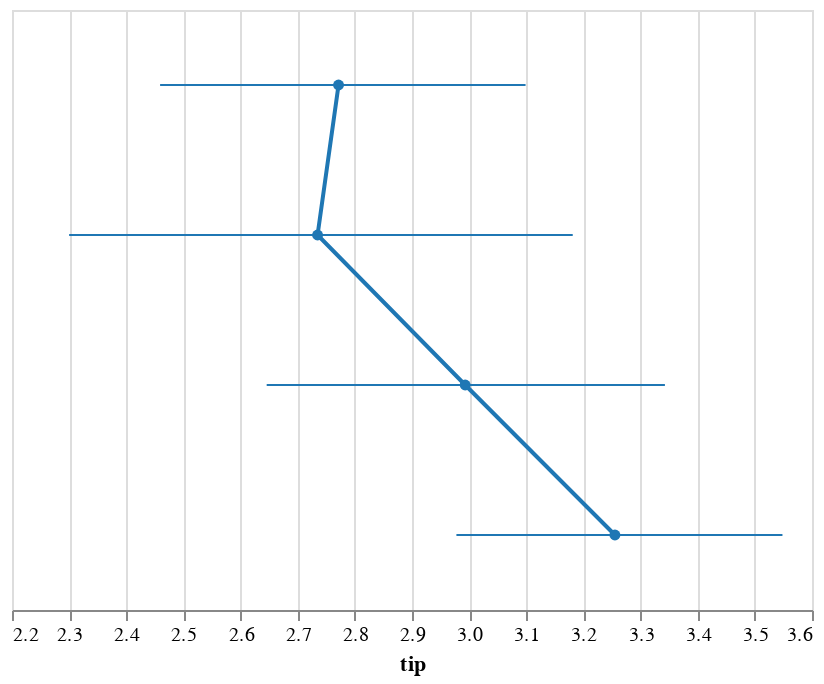

The notebook cell saved with this chart:
### Code cell
display(salt.pointplot(x="tip", y="day", data=tips, join=False))
ax = sns.pointplot(x="tip", y="day", data=tips, join=False)

### Figure 1 — Vega-Lite specification as saved in the notebook (floating-point values rounded to 4 significant figures)
{"$schema": "https://vega.github.io/schema/vega-lite/v2.4.1.json", "config": {"view": {"height": 300, "width": 400}}, "data": {"values": [{"c": "rgb(31.0, 119.0, 180.0)", "ci0": 2.459, "ci1": 3.099, "day": "Thur", "tip": 2.771}, {"c": "rgb(31.0, 119.0, 180.0)", "ci0": 2.3, "ci1": 3.181, "day": "Fri", "tip": 2.735}, {"c": "rgb(31.0, 119.0, 180.0)", "ci0": 2.646, "ci1": 3.343, "day": "Sat", "tip": 2.993}, {"c": "rgb(31.0, 119.0, 180.0)", "ci0": 2.978, "ci1": 3.548, "day": "Sun", "tip": 3.255}]}, "layer": [{"encoding": {"color": {"field": "c", "scale": null, "type": "nominal"}, "x": {"axis": {"title": "tip"}, "field": "tip", "scale": {"zero": false}, "type": "quantitative"}, "y": {"axis": {"title": "day"}, "field": "day", "sort": null, "type": "nominal"}}, "mark": {"point": true, "type": "line"}, "selection": {"selector006": {"bind": "scales", "encodings": ["x", "y"], "mark": {"fill": "#333", "fillOpacity": 0.125, "stroke": "white"}, "on": "[mousedown, window:mouseup] > window:mousemove!", "resolve": "global", "translate": "[mousedown, window:mouseup] > window:mousemove!", "type": "interval", "zoom": "wheel!"}}}, {"encoding": {"color": {"field": "c", "scale": null, "type": "nominal"}, "x": {"field": "ci0", "type": "quantitative"}, "x2": {"field": "ci1", "type": "quantitative"}, "y": {"axis": null, "field": "day", "sort": null, "type": "nominal"}}, "mark": "rule"}]}
